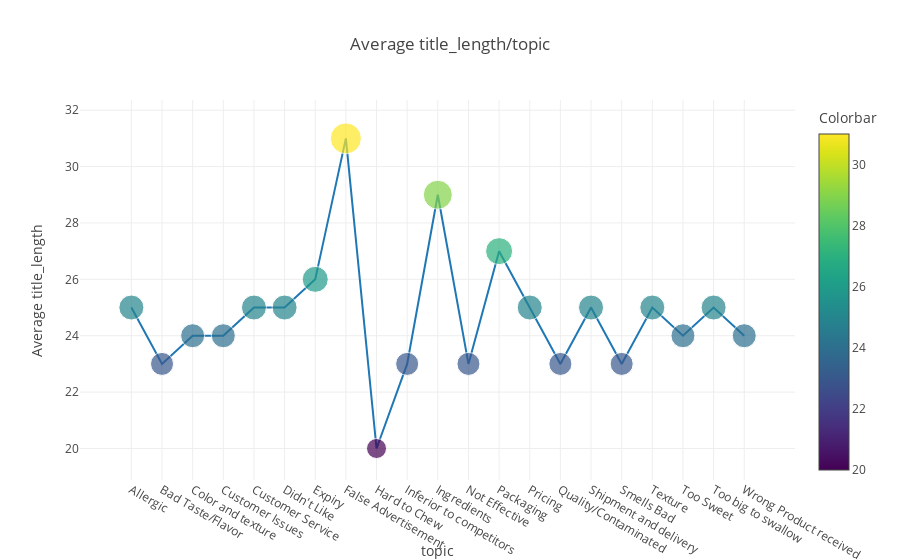

Notebook code cell kept with this figure:
### Code cell
create_aggregrated_plots('title_length', 'topic',1)

### Figure 1 — Plotly figure (JSON) as saved in the notebook; plotly's stock layout.template omitted (floating-point values rounded to 4 significant figures)
{"data": [{"marker": {"color": [25, 23, 24, 24, 25, 25, 26, 31, 20, 23, 29, 23, 27, 25, 23, 25, 23, 25, 24, 25, 24], "colorbar": {"title": {"text": "Colorbar"}}, "colorscale": "Viridis", "size": [25, 23, 24, 24, 25, 25, 26, 31, 20, 23, 29, 23, 27, 25, 23, 25, 23, 25, 24, 25, 24]}, "mode": "lines+markers", "type": "scatter", "uid": "26cf1b71-ac01-4dfc-bbac-124d7363f947", "x": ["Allergic", "Bad Taste/Flavor", "Color and texture", "Customer Issues", "Customer Service", "Didn't Like", "Expiry", "False Advertisement", "Hard to Chew", "Inferior to competitors", "Ingredients", "Not Effective", "Packaging", "Pricing", "Quality/Contaminated", "Shipment and delivery", "Smells Bad", "Texture", "Too Sweet", "Too big to swallow", "Wrong Product received"], "y": [25, 23, 24, 24, 25, 25, 26, 31, 20, 23, 29, 23, 27, 25, 23, 25, 23, 25, 24, 25, 24]}], "layout": {"title": {"text": "Average title_length/topic"}, "xaxis": {"title": {"text": "topic"}}, "yaxis": {"title": {"text": "Average title_length"}}}}
